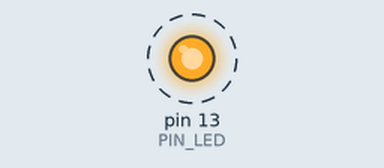
This sketch was run on a simulated Arduino Uno, built with avr-gcc and run on an emulated ATmega328P. On the bench: output pins drawn as LEDs (lit = HIGH). Dashed ring = blinking. What the sketch prints to the serial monitor is not drawn.

Above: at 0.5 s.
Timing chart, 0 to 4.6 s (numbered marks = the images above):
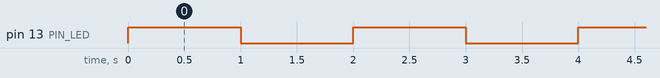

The sketch:

04_example_3.ino
```cpp
#define PIN_LED 13
unsigned int count,toggle;


void setup() {
  // put your setup code here, to run once:
  pinMode(PIN_LED,OUTPUT);
  Serial.begin(9600);
  while(!Serial) {
    ;
  }

  Serial.println("hello World!");
  count = toggle = 0;

}

void loop() {
  // put your main code here, to run repeatedly:
  Serial.println(++count);
  toggle = toggle==1? 0:1;
  digitalWrite(PIN_LED,toggle);
  delay(1000);
}
```

Measured:
- by itself, pin 13 (PIN_LED): alternates HIGH for 1.0 s and LOW for 1.0 s
